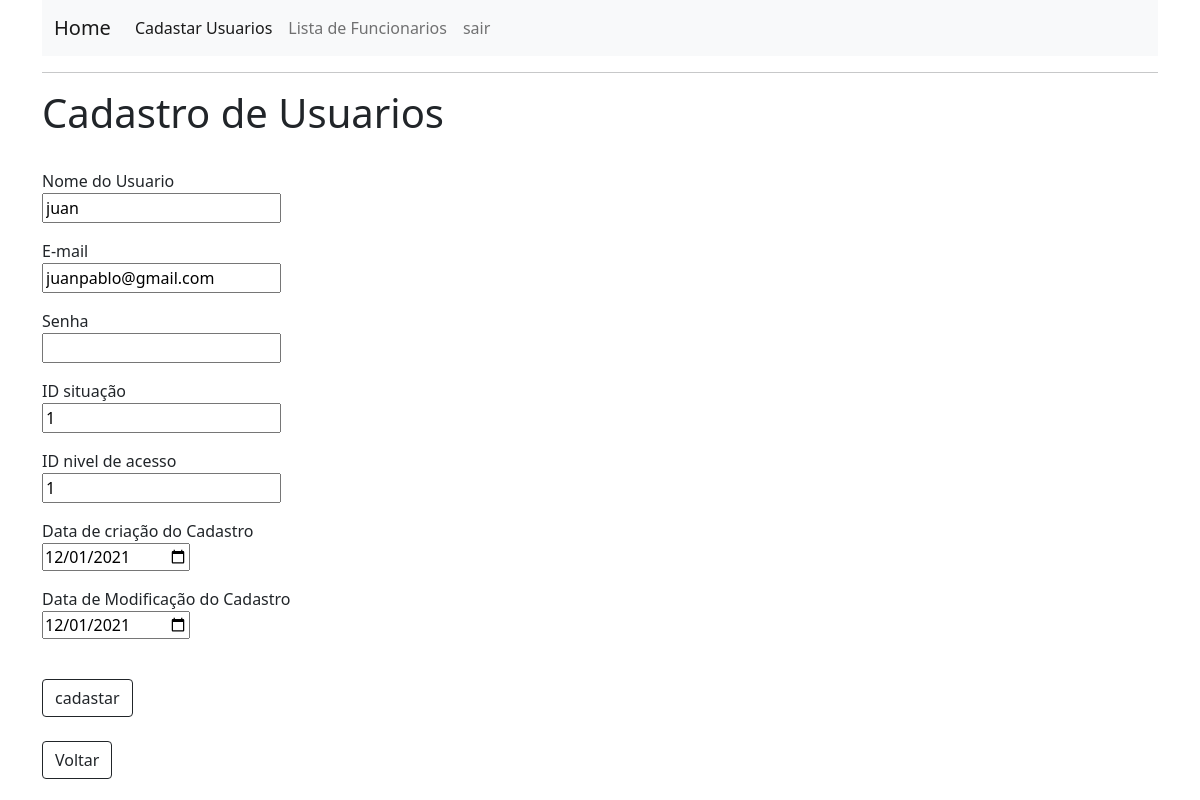
/adm/frmusuarios.php?idusuario=1, run on the app's committed database.
### tables this page shows
CREATE TABLE `tblusuarios` (
  `idusuario` int(11) NOT NULL,
  `nome` varchar(100) NOT NULL,
  `email` varchar(100) NOT NULL,
  `senha` varchar(100) NOT NULL,
  `idsituacao` int(11) NOT NULL,
  `idnivelacesso` int(11) NOT NULL,
  `criado` date NOT NULL,
  `modificado` date NOT NULL
);

### adm/frmusuarios.php (the view, shortened to what this page needs)
<?php
$idusuario = isset($_GET["idusuario"]) ? $_GET["idusuario"]:null;
try {
    $servidor= "localhost";
    $usuario = "root";
    $senha = "";
    $bd = "bdprojeto";
    $con = new PDO ("mysql:host=$servidor;dbname=$bd",$usuario,$senha);
    if($idusuario){
        $sql = "SELECT * FROM tblusuarios where idusuario=:idusuario";
        $stmt = $con->prepare($sql);
        $stmt->bindValue(":idusuario",$idusuario);
        $stmt->execute();
        $idusuario = $stmt->fetch(PDO::FETCH_OBJ);
    }
} catch(PDOException $e){
    echo "erro de conexão com o BD".$e->getMessage();
}
?>
<!DOCTYPE html>
<html lang="pt-br">
    <head>
        <link href="https://cdn.jsdelivr.net/npm/bootstrap@5.1.3/dist/css/bootstrap.min.css" rel="stylesheet">
    </head>
    <body>
        <div class="container" class="border border-dark">
            <nav class="navbar navbar-expand-lg navbar-light bg-light">
                <div class="container-fluid">
                    <a class="navbar-brand" href="administrativo.php">Home</a>
                    <div class="collapse navbar-collapse" id="navbarSupportedContent">
                    <ul class="navbar-nav me-auto mb-2 mb-lg-0">
                        <li class="nav-item">
                        <a class="nav-link active" aria-current="page" href="frmusuarios.php">Cadastar Usuarios</a>
                        </li>
                        <li class="nav-item">
                        <a class="nav-link" href="listarusuarios.php">Lista de Funcionarios</a>
                        </li>
                        <li class="nav-item">
                        <a class="nav-link " href="sair.php">sair</a>
                        </li>
                    </ul>
                    </div>
                </div>
            </nav>
            <hr>
            <h1>Cadastro de Usuarios</h1><br>
            <form method="POST">
                <div class="mb-3">
                <label  >Nome do Usuario</label><br>
                <input   type="text"      name="nome"   value="<?php echo isset($idusuario) ? $idusuario->nome :null ;?>"><br>
                </div>
                <div class="mb-3">
                <label  >E-mail </label><br>
                <input   type="email"      name="email"       value="<?php echo isset($idusuario) ? $idusuario->email :null ;?>"><br>
                </div>
                <div class="mb-3">
                <label  >Senha</label><br>
                <input  type="text"  required    name="senha"  ><br>
                </div>
                <div class="mb-3">
                <label  >ID situação </label><br>
                <input   type="text"     name="idsituacao"     value="<?php echo isset($idusuario) ? $idusuario->idsituacao :null ;?>"><br>
                </div>
                <div class="mb-3">
                <label  >ID nivel de acesso </label><br>
                <input   type="text"     name="idnivelacesso"     value="<?php echo isset($idusuario) ? $idusuario->idnivelacesso :null ;?>"><br>
                </div>
                <div class="mb-3">
                <label  >Data de criação do Cadastro </label><br>
                <input   type="date"     name="criado"     value="<?php echo isset($idusuario) ? $idusuario->criado :null ;?>"><br>
                </div>
                <div class="mb-3">
                <label  >Data de Modificação do Cadastro </label><br>
                <input   type="date"     name="modificado"     value="<?php echo isset($idusuario) ? $idusuario->modificado :null ;?>"><br>
                </div>
                <input type="hidden"    name="idusuario" value="<?php echo isset($idusuario) ? $idusuario->idusuario :null ;?>"><br>
                <input type="submit" class="btn btn-outline-dark" value="cadastar"><br>
            </form>
            <br>
            <a href="listarusuarios.php" class="btn btn-outline-dark">Voltar</a>
        </div>
    </body>
</html>

### data on the page
tblusuarios: nome "juan", email "juanpablo@gmail.com", idsituacao "1", idnivelacesso "1", criado "12/01/2021", modificado "12/01/2021"
